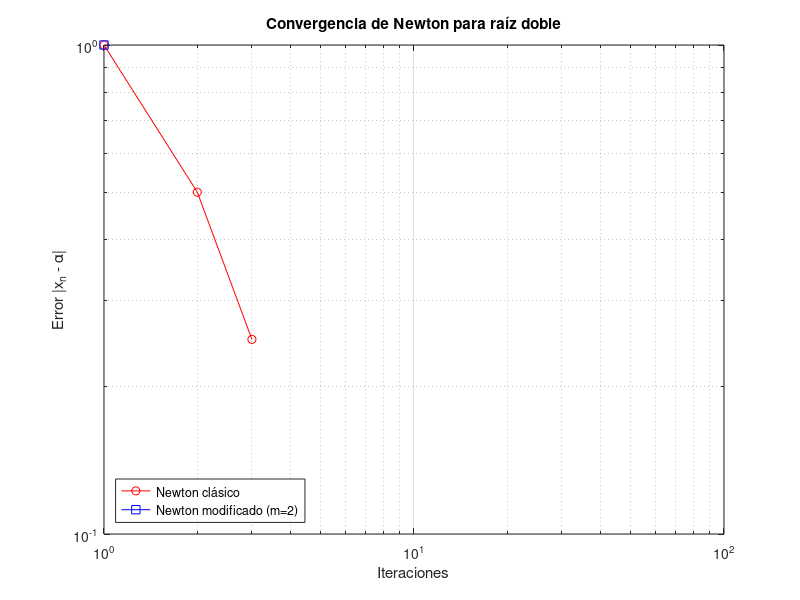

Write the MATLAB code that produced this figure.
% newton_raiz_multipleCorreg.m
% Función con raíz doble en x = 1
f  = @(x) (x - 1).^2;
df = @(x) 2*(x - 1);

% Newton modificado: multiplicidad conocida m = 2
m = 2;

% Aproximación inicial y parámetros
x0 = 2;                 % Punto de partida
N = 15;                 % Número de iteraciones
raiz = 1;               % Raíz exacta

% Inicialización
x_clasico = zeros(1, N);
x_modif   = zeros(1, N);
err_clasico = zeros(1, N);
err_modif   = zeros(1, N);

% Primera iteración
x_clasico(1) = x0;
x_modif(1)   = x0;
err_clasico(1) = abs(x0 - raiz);
err_modif(1)   = abs(x0 - raiz);

% Iteraciones
for k = 2:N
    % Newton clásico
    dfx = df(x_clasico(k-1));
    if dfx == 0
        warning('Derivada nula en Newton clásico, se detiene.');
        break
    end
    x_clasico(k) = x_clasico(k-1) - f(x_clasico(k-1)) / dfx;
    err_clasico(k) = abs(x_clasico(k) - raiz);

    % Newton modificado
    dfx_mod = df(x_modif(k-1));
    if dfx_mod == 0
        warning('Derivada nula en Newton modificado, se detiene.');
        break
    end
    x_modif(k) = x_modif(k-1) - m * f(x_modif(k-1)) / dfx_mod;
    err_modif(k) = abs(x_modif(k) - raiz);
end

% Graficar errores
figure;
loglog(1:N, err_clasico, 'r-o', 'DisplayName', 'Newton clásico');
hold on;
loglog(1:N, err_modif, 'b-s', 'DisplayName', 'Newton modificado (m=2)');
xlabel('Iteraciones');
ylabel('Error |x_n - \alpha|');
title('Convergencia de Newton para raíz doble');
legend('Location', 'southwest');
grid on;
